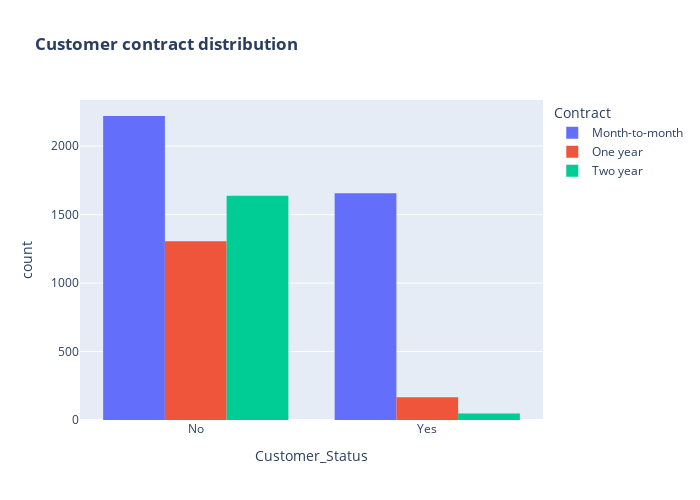

Write notebook code for a chart like this one.
### Code cell
fig = px.histogram(data, x="Customer_Status", color = "Contract", barmode = "group", title = "<b>Customer contract distribution<b>")
fig.update_layout(width=700, height=500, bargap=0.2)
fig.show()

### Figure 1 — Plotly figure (JSON) as saved in the notebook; plotly's stock layout.template omitted (floating-point values rounded to 4 significant figures; data arrays with more than 128 entries replaced by an {"elided": "..."} marker saying what was removed)
{"data": [{"alignmentgroup": "True", "bingroup": "x", "hovertemplate": "Contract=Month-to-month<br>Customer_Status=%{x}<br>count=%{y}<extra></extra>", "legendgroup": "Month-to-month", "marker": {"color": "#636efa", "pattern": {"shape": ""}}, "name": "Month-to-month", "offsetgroup": "Month-to-month", "orientation": "v", "showlegend": true, "type": "histogram", "x": {"elided": "3875 str values"}, "xaxis": "x", "yaxis": "y"}, {"alignmentgroup": "True", "bingroup": "x", "hovertemplate": "Contract=One year<br>Customer_Status=%{x}<br>count=%{y}<extra></extra>", "legendgroup": "One year", "marker": {"color": "#EF553B", "pattern": {"shape": ""}}, "name": "One year", "offsetgroup": "One year", "orientation": "v", "showlegend": true, "type": "histogram", "x": {"elided": "1472 str values"}, "xaxis": "x", "yaxis": "y"}, {"alignmentgroup": "True", "bingroup": "x", "hovertemplate": "Contract=Two year<br>Customer_Status=%{x}<br>count=%{y}<extra></extra>", "legendgroup": "Two year", "marker": {"color": "#00cc96", "pattern": {"shape": ""}}, "name": "Two year", "offsetgroup": "Two year", "orientation": "v", "showlegend": true, "type": "histogram", "x": {"elided": "1685 str values"}, "xaxis": "x", "yaxis": "y"}], "layout": {"bargap": 0.2, "barmode": "group", "height": 500, "legend": {"title": {"text": "Contract"}, "tracegroupgap": 0}, "title": {"text": "<b>Customer contract distribution<b>"}, "width": 700, "xaxis": {"anchor": "y", "domain": [0, 1], "title": {"text": "Customer_Status"}}, "yaxis": {"anchor": "x", "domain": [0, 1], "title": {"text": "count"}}}}
